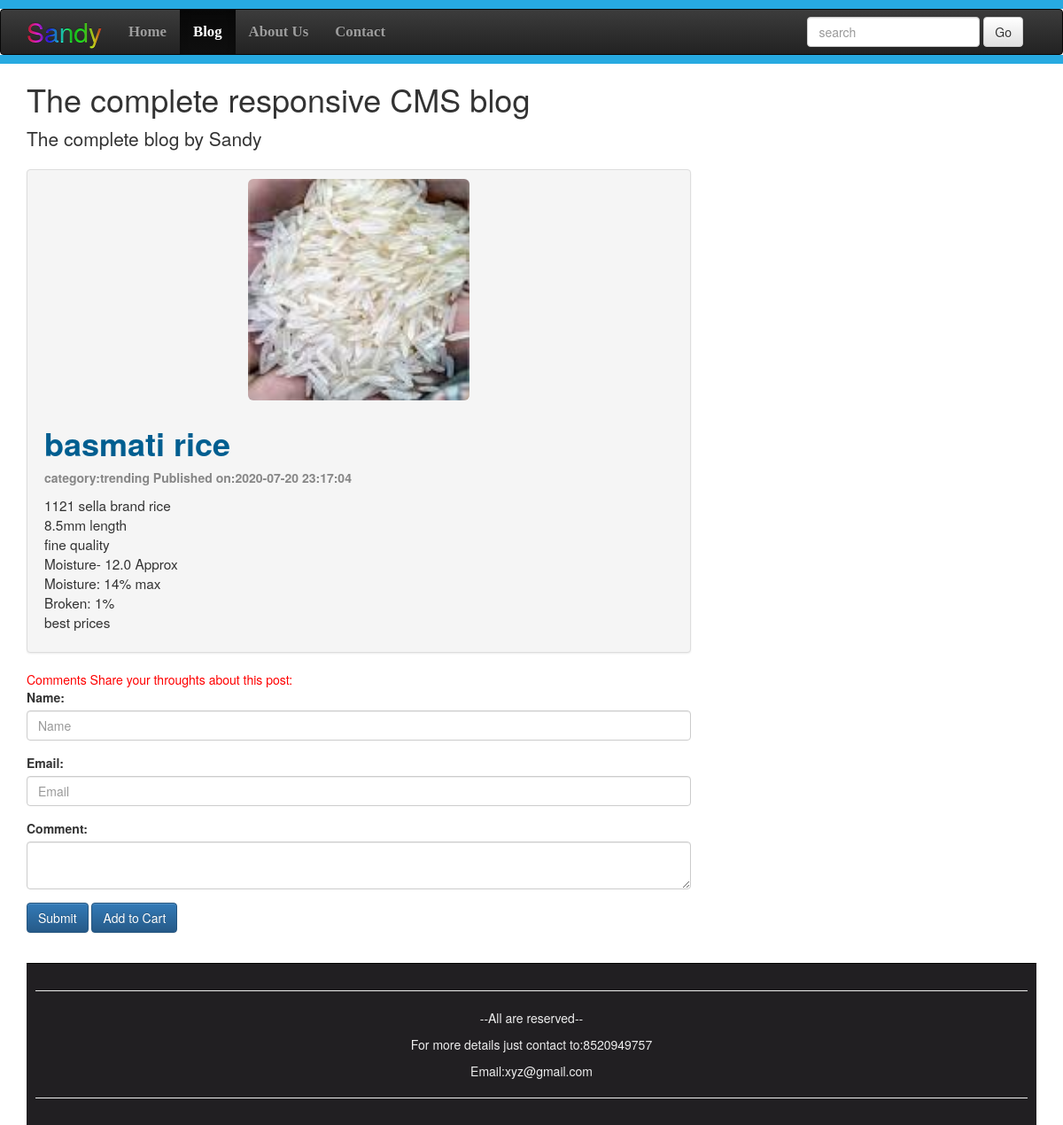
The app's page /fullpost.php?id=16 with its own data.
### tables this page shows
CREATE TABLE `tablepanel` (
  `id` int(10) NOT NULL,
  `datetime` varchar(50) NOT NULL,
  `title` varchar(200) NOT NULL,
  `category` varchar(200) NOT NULL,
  `author` varchar(100) NOT NULL,
  `image` varchar(200) NOT NULL,
  `post` varchar(10000) NOT NULL
);

### fullpost.php (the view, shortened to what this page needs)
<!DOCTYPE>
<html>
<head>
<link rel="stylesheet" href="https://maxcdn.bootstrapcdn.com/bootstrap/3.3.7/css/bootstrap.min.css">
<link rel="stylesheet" href="https://maxcdn.bootstrapcdn.com/bootstrap/3.3.7/css/bootstrap-theme.min.css">
	 <link rel="stylesheet" href="style.css">
</head>
<body>
<div style="height:10px; background:#27aae1;"></div>
<nav class="navbar navbar-inverse" role="navigation">
    <div class="container">
	    <div class="navbar-header">
		<a class="navbar-brand" href="blog.php">
<span class="rainbow">Sandy</span>
        </a>
        </div>
		<div class="collapse navbar-collapse" id="collapse">
		<ul class="nav navbar-nav">
		   <li><a href="home.php">Home</a></li>
		   <li class="active" ><a href="blog.php">Blog</a></li>
		   <li><a href="about.php">About Us</a></li>
		   <li><a href="contact.php">Contact</a></li>
		</ul>
		<form action="fullpost.php" class="navbar-form navbar-right" >
		<div class="form-group">
		<input type="text" class="form-control" placeholder="search" name="search">
		</div>
		<button class="btn btn-default" name="searchbutton">Go</button>
		</form>
		</div>
    </div>
</nav>
<div class="line"style="height:10px; background:#27aae1;"></div>
<div class="container">
   <div class="blog-header">
     <h1>The complete responsive CMS blog</h1>
<p class="lead">The complete blog by Sandy</p>
</div>
  <div class="row">
     <div class="col-sm-8">
	    <?php
		global $Connection;
		if(isset($_GET['searchbutton'])){
			$search=$_GET['search'];
			$Query="select * from tablepanel where title LIKE '%$search%' OR datetime LIKE '%$search%' OR post LIKE '%$search%'";
		}
		else{
		$id=$_GET['id'];
		$Query="select * from tablepanel where id='$id' order by datetime desc";}
        $Execute=mysqli_query($Connection,$Query);
		while($row=mysqli_fetch_array($Execute)){
			$postid=$row["id"];
			$datetime=$row["datetime"];
			$title=$row["title"];
			$category=$row["category"];
			$image=$row["image"];
			$post=$row["post"];
		?>
		<div class="blogpost thumbnail">
		  <img class="img-responsive img-rounded"  width="250" src="upload/<?php echo $image;?>">
	    <div class="caption">
		      <h1 id="heading" class="text-primary"><?php echo htmlentities($title); ?></h1>
			  <p class="description">category:<?php echo htmlentities($category);?>
			  Published on:<?php echo htmlentities($datetime);?></p>
			  <p class="post"><?php echo nl2br($post);?></p>
		</div>
		</div>
		<?php } ?>
		<span style="color:red;">Comments</span>
		<span style="color:red;">Share your throughts about this post:</span><br>
		<div>
	 <form action="fullpost.php?id=<?php echo $id;?>" method="POST" enctype="multipart/form-data">
	 <fieldset>
	<div class="form-group">
	    <label for="title">Name:</label>
		<input class="form-control" type="text" name="name" id="Name" placeholder="Name">
	 </div>
	 <div class="form-group">
	    <label for="title">Email:</label>
		<input class="form-control" type="text" name="email" id="Email" placeholder="Email">
	 </div>
    <div class="form-group">
	    <label for="Postarea">Comment:</label>
        <textarea class="form-control" name="comment" id="Comment"></textarea>
	</div>
	 <input class="btn btn-primary" type="submit" name="submit" value="Submit">
	 <a href="cart.php?id=<?php echo $postid;?>">
	 <span class="btn btn-primary">Add to Cart</span></a>
	</div>
	 <br>
	 </div>
    </div>
<div id="footer">
    <hr><p>--All are reserved--</p>
	<p>For more details just contact to:8520949757</p>
	<p>Email:xyz@gmail.com</p>
	<hr>
</div>
</body>
</html>

### style.css (style rules this page uses)
.navbar-nav li { font-weight: bold; font-family: Bitter,Georgia,Times,"Times New Roman",serif; font-size:1.2em; }
.line { margin-top: -20px; }
#footer { padding:10px; border-top: 1px solid black; color:#eeeeee; background-color:#211f22; text-align: center; }

### fullpost.php (style rules this page uses)
#footer { padding:10px; border-top: 1px solid black; color:#eeeeee; background-color:#211f22; text-align: center; }
.blogpost { background-color:#f5f5f5; padding-left: 10px; padding-right: 10px; padding-top: 10px; overflow: hidden; }
#heading { font-family:Bitter,Georgia,"Times New Roman".Times,serif; font-weight:bold; color:#005E90; }
.rainbow { background-image: -webkit-gradient( linear, left top, right top, color-stop(0, #f22), color-stop(0.15, #f2f), color-stop(0.3, #22f), color-stop(0.45, #2ff), color-stop(0.6, #2f2),color-stop(0.75, #2f2), color-stop(0.9, #ff2), color-stop(1, #f22) ); background-image: gradient( linear, left top, right top, color-stop(0, #f22), color-stop(0.15, #f2f), color-stop(0.3, #22f), color-stop(0.45, #2ff), color-stop(0.6, #2f2),color-stop(0.75, #2f2), color-stop(0.9, #ff2), color-stop(1, #f22) ); color:transparent; -webkit-background-clip: text; background-clip: text; font-size:30px; }
.description { color: #868686; font-weight:bold; margin-top:-2px; }
.post { font-size: 1.1em; }

### records on screen
tablepanel: image (picture), title "basmati rice", category "trending", datetime "2020-07-20 23:17:04", post "1121 sella brand rice 8.5mm length fine quality Moisture- 12.0 Approx Moisture: 14% max Broken: 1% best prices"
